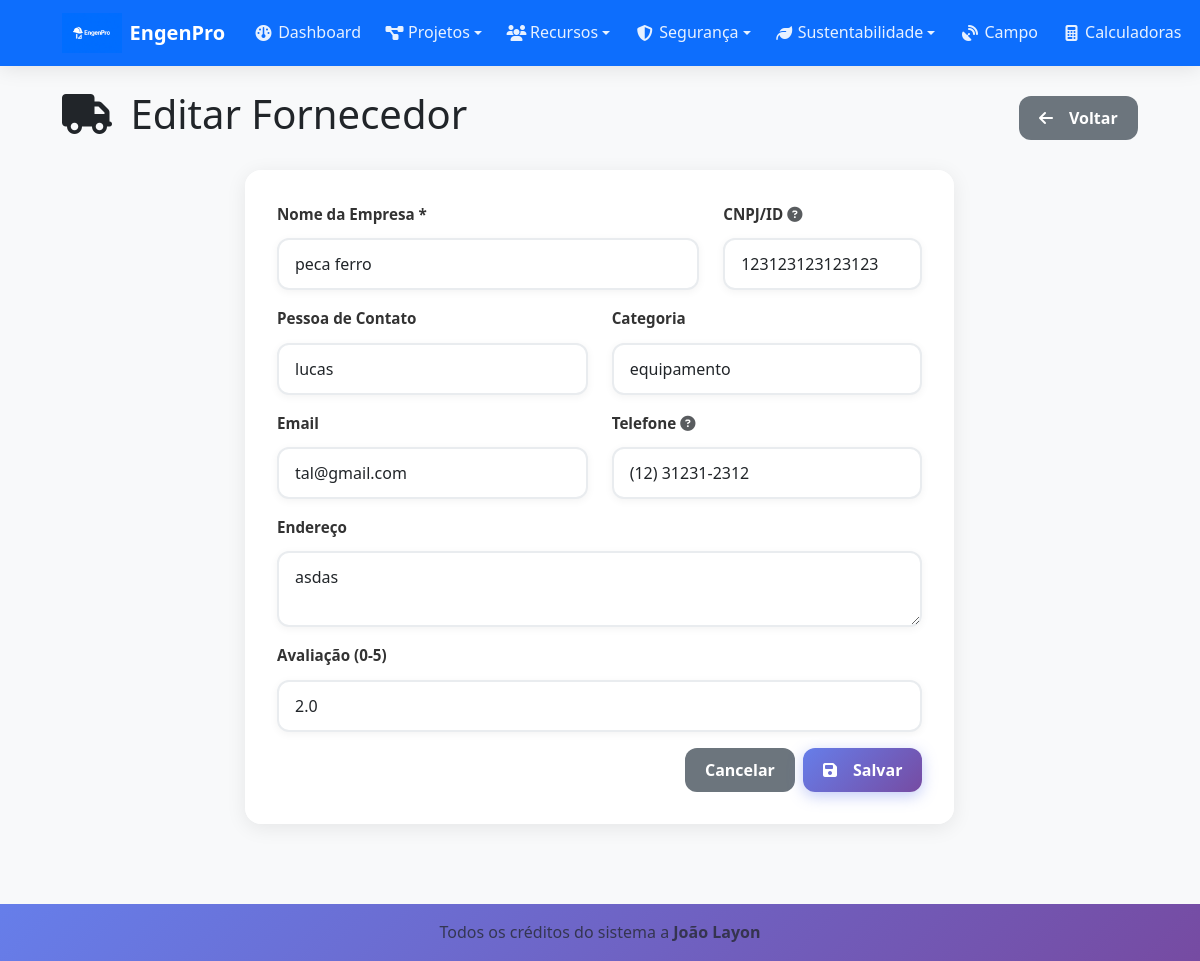
The app's page /suppliers/1/edit (signed in) with its own data.
### tables this page shows
CREATE TABLE suppliers (
    id INTEGER PRIMARY KEY AUTOINCREMENT,
    name TEXT NOT NULL,
    cnpj_id TEXT UNIQUE,
    contact_person TEXT,
    email TEXT,
    phone TEXT,
    address TEXT,
    category TEXT,
    rating REAL DEFAULT 0,
    created_at TIMESTAMP DEFAULT CURRENT_TIMESTAMP
);

### blueprints/suppliers.py (the view, shortened to what this page needs)
@suppliers_bp.route('/<int:id>/edit', methods=['GET', 'POST'])
def edit(id):
    if 'user_id' not in session:
        return redirect(url_for('auth.login'))
    db = get_db()
    supplier = db.execute('SELECT * FROM suppliers WHERE id = ?', (id,)).fetchone()
    if not supplier:
        flash('Supplier not found', 'error')
        return redirect(url_for('suppliers.index'))
    return render_template('suppliers/form.html', supplier=supplier)

### blueprints/suppliers.py (called while the page is built)
def get_db():
    from flask import current_app
    return current_app.get_db()

### templates/suppliers/form.html (shortened to what this page needs)
{% extends "base.html" %}
{% block content %}
<div class="d-flex justify-content-between align-items-center mb-4">
    <h1>
        <i class="fas fa-truck me-2"></i>
        {% if supplier %}Editar Fornecedor{% else %}Novo Fornecedor{% endif %}
    </h1>
    <a href="{{ url_for('suppliers.index') }}" class="btn btn-secondary">
        <i class="fas fa-arrow-left me-2"></i>
        Voltar
    </a>
</div>
<div class="row justify-content-center">
    <div class="col-md-8">
        <div class="card">
            <div class="card-body">
                <form method="POST">
                    <div class="row">
                        <div class="col-md-8 mb-3">
                            <label for="name" class="form-label">Nome da Empresa *</label>
                            <input type="text" class="form-control" id="name" name="name"
                                   value="{{ supplier.name if supplier else '' }}" required>
                        </div>
                        <div class="col-md-4 mb-3">
                            <label for="cnpj_id" class="form-label">CNPJ/ID</label>
                            <input type="text" class="form-control" id="cnpj_id" name="cnpj_id"
                                   value="{{ supplier.cnpj_id if supplier else '' }}"
                                   placeholder="00.000.000/0000-00">
                        </div>
                    </div>
                    <div class="row">
                        <div class="col-md-6 mb-3">
                            <label for="contact_person" class="form-label">Pessoa de Contato</label>
                            <input type="text" class="form-control" id="contact_person" name="contact_person"
                                   value="{{ supplier.contact_person if supplier else '' }}">
                        </div>
                        <div class="col-md-6 mb-3">
                            <label for="category" class="form-label">Categoria</label>
                            <input type="text" class="form-control" id="category" name="category"
                                   value="{{ supplier.category if supplier else '' }}"
                                   placeholder="Ex: Material, Equipamento, Serviço">
                        </div>
                    </div>
                    <div class="row">
                        <div class="col-md-6 mb-3">
                            <label for="email" class="form-label">Email</label>
                            <input type="email" class="form-control" id="email" name="email"
                                   value="{{ supplier.email if supplier else '' }}">
                        </div>
                        <div class="col-md-6 mb-3">
                            <label for="phone" class="form-label">Telefone</label>
                            <input type="text" class="form-control" id="phone" name="phone"
                                   value="{{ supplier.phone if supplier else '' }}"
                                   placeholder="(11) 9999-9999">
                        </div>
                    </div>
                    <div class="mb-3">
                        <label for="address" class="form-label">Endereço</label>
                        <textarea class="form-control" id="address" name="address" rows="2">{{ supplier.address if supplier else '' }}</textarea>
                    </div>
                    <div class="mb-3">
                        <label for="rating" class="form-label">Avaliação (0-5)</label>
                        <input type="number" min="0" max="5" step="0.1" class="form-control" id="rating" name="rating"
                               value="{{ supplier.rating if supplier else '0' }}">
                    </div>
                    <div class="d-flex justify-content-end gap-2">
                        <a href="{{ url_for('suppliers.index') }}" class="btn btn-secondary">Cancelar</a>
                        <button type="submit" class="btn btn-primary">
                            <i class="fas fa-save me-2"></i>
                            Salvar
                        </button>
                    </div>
                </form>
            </div>
        </div>
    </div>
</div>
{% endblock %}

### static/css/style.css (style rules this page uses)
:root { --primary-color: #0d6efd; --success-color: #198754; --warning-color: #ffc107; --danger-color: #dc3545; --info-color: #0dcaf0; --dark-color: #212529; --light-color: #f8f9fa; --border-radius: 0.375rem; --box-shadow: 0 0.125rem 0.25rem rgba(0, 0, 0, 0.075); --box-shadow-lg: 0 1rem 3rem rgba(0, 0, 0, 0.175); }
body { font-family: 'Segoe UI', Tahoma, Geneva, Verdana, sans-serif; background-color: #f8f9fa; line-height: 1.6; }
.card { border: none; box-shadow: var(--box-shadow); transition: all 0.3s ease; border-radius: var(--border-radius); }
.btn { border-radius: var(--border-radius); font-weight: 500; transition: all 0.3s ease; border-width: 1px; }
.form-control, .form-select { border-radius: var(--border-radius); border-color: #ced4da; transition: all 0.3s ease; }
.form-label { font-weight: 600; color: var(--dark-color); margin-bottom: 0.5rem; }
* { box-sizing: border-box; }
html { scroll-behavior: smooth; -webkit-text-size-adjust: 100%; }
body { -webkit-overflow-scrolling: touch; touch-action: manipulation; }
.card { border: none; border-radius: 16px; box-shadow: 0 4px 20px rgba(0,0,0,0.08); transition: all 0.4s cubic-bezier(0.175, 0.885, 0.32, 1.275); overflow: hidden; margin-bottom: 1.5rem; backdrop-filter: blur(10px); background: rgba(255, 255, 255, 0.95); }
.card-body { padding: 1.5rem; }
.btn { min-height: 44px; padding: 0.75rem 1.5rem; border-radius: 12px; font-weight: 600; border: none; position: relative; overflow: hidden; transition: all 0.3s cubic-bezier(0.175, 0.885, 0.32, 1.275); text-decoration: none; display: inline-flex; align-items: center; justify-content: center; gap: 0.5rem; font-size: 0.95rem; cursor: pointer; user-select: none; -webkit-tap-highlight-color: transparent; }
.btn::before { content: ''; position: absolute; top: 0; left: -100%; width: 100%; height: 100%; background: linear-gradient(90deg, transparent, rgba(255,255,255,0.3), transparent); transition: left 0.6s; }
.btn-primary { background: linear-gradient(135deg, #667eea 0%, #764ba2 100%); color: white; box-shadow: 0 4px 15px rgba(102, 126, 234, 0.4); }
.form-label { font-weight: 600; color: #333; margin-bottom: 0.75rem; font-size: 0.95rem; }
.form-control, .form-select { min-height: 48px; padding: 0.875rem 1rem; border: 2px solid #e9ecef; border-radius: 12px; font-size: 1rem; transition: all 0.3s ease; background: white; box-shadow: 0 2px 8px rgba(0,0,0,0.05); }
.form-control::placeholder { color: #adb5bd; font-weight: 400; }
@media (min-width: 414px) { .btn { font-size: 1rem; } }
@media (min-width: 414px) { .card-body { padding: 1.75rem; } }
@media (min-width: 768px) { .card { margin-bottom: 2rem; } }
@media (min-width: 768px) { .card-body { padding: 2rem; } }
@media (min-width: 768px) { .btn { min-height: 40px; padding: 0.625rem 1.25rem; } }
@media (min-width: 768px) { .form-control, .form-select { min-height: 44px; padding: 0.75rem 1rem; } }
.btn, .card, .nav-link, .dropdown-item, .table tbody tr { -webkit-tap-highlight-color: transparent; touch-action: manipulation; }
.btn, .form-control, .form-select, .nav-link { min-height: 44px; }
* { -webkit-transform: translateZ(0); transform: translateZ(0); }
.card, .btn, .navbar, .table-responsive { will-change: transform; backface-visibility: hidden; perspective: 1000px; }

### records on screen
suppliers: name "peca ferro", cnpj_id "123123123123123", contact_person "lucas", category "equipamento", email "tal@gmail.com", phone "(12) 31231-2312", address "asdas", rating "2.0"
